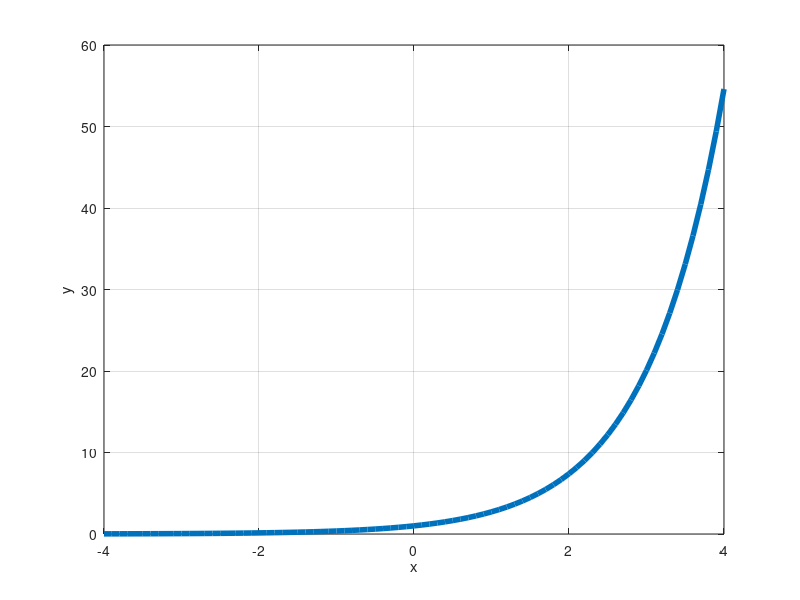

Reproduce this figure in MATLAB. (Note: this script raises an error after producing the figure.)

% This matlab assignment plots the e^x function and then shows how the plot
% approximates the function closer and closer as the mclaurin series is expanded out order by order, that
% is, when a new weight is added. 
% SET UP GRAPH 
fig = figure();
set(fig, 'color', 'white')
x = -4:0.1:4; % x vector
y = exp(x); % e^x 
plot(x,y, 'lineWidth', 4) % plot function 
grid on 
xlabel('x')
ylabel('y')
hold on
yEstimate = 0*y; 
N = 1; % first order
for n = 0:N
    yEstimate = seriesExpansion(x, yEstimate, n); % series expansion, adding terms through the loops
end
plot(x, yEstimate, 'g--', 'LineWidth', 2) % plot new approximation

yEstimate = 0*y;
N = N + 1; % second order
for n = 0:N
    yEstimate = seriesExpansion(x, yEstimate, n); % series expansion, adding terms through the loops
end
plot(x, yEstimate, 'c--', 'LineWidth', 2) % plot new approximation

yEstimate = 0*y;
N = N + 1; % third order
for n = 0:N
    yEstimate = seriesExpansion(x, yEstimate, n); % series expansion, adding terms through the loops
end
plot(x, yEstimate, 'y--', 'LineWidth', 2) % plot new approximation

yEstimate = 0*y;
N = N + 1; % forth order
for n = 0:N
    yEstimate = seriesExpansion(x, yEstimate, n); % series expansion, adding terms through the loops
end
plot(x, yEstimate, 'm--', 'LineWidth', 2) % plot new approximation

yEstimate = 0*y;
N = N + 1; % fifth order
for n = 0:N
    yEstimate = seriesExpansion(x, yEstimate, n); % series expansion, adding terms through the loops
end
plot(x, yEstimate, 'r--', 'LineWidth', 2) % plot new approximation

yEstimate = 0*y;
N = N + 1; % sixth order
for n = 0:N
    yEstimate = seriesExpansion(x, yEstimate, n); % series expansion, adding terms through the loops
end
plot(x, yEstimate, 'g*', 'LineWidth', 1) % plot new approximation
legend('e^x', 'Series Expansion 1st Order', 'Series Expansion 2nd Order', 'Series Expansion 3rd Order', 'Series Expansion 4th Order', 'Series Expansion 5th Order', 'Series Expansion 6th order' )

